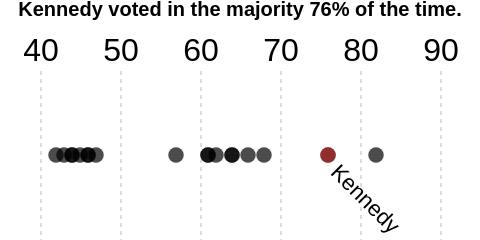

Write a Vega-Lite specification for this figure.
### Vega-Lite specification from a JSON file in a GitHub repository (floating-point values rounded to 4 significant figures)
{"$schema": "https://vega.github.io/schema/vega-lite/v3.json", "width": 240, "height": 120, "padding": 0, "autosize": "fit", "view": {"stroke": null}, "datasets": {"values": [{"justice": "Gorsuch", "percentage": 82, "_index_": 0}, {"justice": "Kennedy", "percentage": 76, "_index_": 1}, {"justice": "White", "percentage": 68, "_index_": 2}, {"justice": "O'Connor", "percentage": 66, "_index_": 3}, {"justice": "Roberts", "percentage": 64, "_index_": 4}, {"justice": "Rehnquist", "percentage": 64, "_index_": 5}, {"justice": "Thomas", "percentage": 62, "_index_": 6}, {"justice": "Scalia", "percentage": 61, "_index_": 7}, {"justice": "Alito", "percentage": 61, "_index_": 8}, {"justice": "Blackmun", "percentage": 57, "_index_": 9}, {"justice": "Souter", "percentage": 47, "_index_": 10}, {"justice": "Stevens", "percentage": 46, "_index_": 11}, {"justice": "Brennan", "percentage": 46, "_index_": 12}, {"justice": "Kagan", "percentage": 45, "_index_": 13}, {"justice": "Sotomayor", "percentage": 44, "_index_": 14}, {"justice": "Breyer", "percentage": 44, "_index_": 15}, {"justice": "Ginsburg", "percentage": 43, "_index_": 16}, {"justice": "Marshall", "percentage": 42, "_index_": 17}]}, "layer": [{"data": {"name": "values"}, "encoding": {"y": {"field": "justice", "type": "nominal", "sort": "-percentage", "axis": {"labelAlign": "left", "labelPadding": 50, "title": false, "ticks": false, "domain": false}}, "x": {"field": "percentage", "type": "quantitative", "axis": {"grid": true, "labels": true, "title": false, "domain": false, "ticks": false, "tickMinStep": 10, "gridDash": [2, 2], "labelFontSize": 16, "orient": "top"}, "scale": {"domain": [35, 95]}}, "fill": {"value": "#f0f0f0"}}, "layer": [{"mark": {"type": "bar"}, "transform": []}, {"mark": {"type": "bar"}, "transform": [{"filter": "((datum[\"_index_\"] != null) ? datum[\"_index_\"]==1:true)", "_customized": true}], "encoding": {"fill": {"value": "firebrick"}}}], "transform": [{"filter": "((datum[\"_index_\"] != null) ? datum[\"_index_\"]!=7:false)", "datum": {"justice": "Scalia", "percentage": 61, "_index_": 7}, "text": "Scalia", "marktype": "rect", "path": ["layer", "0", "layer", "0"]}, {"filter": "((datum[\"_index_\"] != null) ? datum[\"_index_\"]!=0:false)", "datum": {"justice": "Gorsuch", "percentage": 82, "_index_": 0}, "text": "Gorsuch", "marktype": "rect", "path": ["layer", "0", "layer", "0"]}, {"filter": "((datum[\"_index_\"] != null) ? datum[\"_index_\"]!=1:false)", "datum": {"justice": "Kennedy", "percentage": 76, "_index_": 1}, "text": "Kennedy", "marktype": "rect", "path": ["layer", "0", "layer", "0"]}, {"filter": "((datum[\"_index_\"] != null) ? datum[\"_index_\"]!=2:false)", "datum": {"justice": "White", "percentage": 68, "_index_": 2}, "text": "White", "marktype": "rect", "path": ["layer", "0", "layer", "0"]}, {"filter": "((datum[\"_index_\"] != null) ? datum[\"_index_\"]!=3:false)", "datum": {"justice": "O'Connor", "percentage": 66, "_index_": 3}, "text": "O'Connor", "marktype": "rect", "path": ["layer", "0", "layer", "0"]}, {"filter": "((datum[\"_index_\"] != null) ? datum[\"_index_\"]!=4:false)", "datum": {"justice": "Roberts", "percentage": 64, "_index_": 4}, "text": "Roberts", "marktype": "rect", "path": ["layer", "0", "layer", "0"]}, {"filter": "((datum[\"_index_\"] != null) ? datum[\"_index_\"]!=5:false)", "datum": {"justice": "Rehnquist", "percentage": 64, "_index_": 5}, "text": "Rehnquist", "marktype": "rect", "path": ["layer", "0", "layer", "0"]}, {"filter": "((datum[\"_index_\"] != null) ? datum[\"_index_\"]!=6:false)", "datum": {"justice": "Thomas", "percentage": 62, "_index_": 6}, "text": "Thomas", "marktype": "rect", "path": ["layer", "0", "layer", "0"]}, {"filter": "((datum[\"_index_\"] != null) ? datum[\"_index_\"]!=8:false)", "datum": {"justice": "Alito", "percentage": 61, "_index_": 8}, "text": "Alito", "marktype": "rect", "path": ["layer", "0", "layer", "0"]}, {"filter": "((datum[\"_index_\"] != null) ? datum[\"_index_\"]!=9:false)", "datum": {"justice": "Blackmun", "percentage": 57, "_index_": 9}, "text": "Blackmun", "marktype": "rect", "path": ["layer", "0", "layer", "0"]}, {"filter": "((datum[\"_index_\"] != null) ? datum[\"_index_\"]!=10:false)", "datum": {"justice": "Souter", "percentage": 47, "_index_": 10}, "text": "Souter", "marktype": "rect", "path": ["layer", "0", "layer", "0"]}, {"filter": "((datum[\"_index_\"] != null) ? datum[\"_index_\"]!=11:false)", "datum": {"justice": "Stevens", "percentage": 46, "_index_": 11}, "text": "Stevens", "marktype": "rect", "path": ["layer", "0", "layer", "0"]}, {"filter": "((datum[\"_index_\"] != null) ? datum[\"_index_\"]!=12:false)", "datum": {"justice": "Brennan", "percentage": 46, "_index_": 12}, "text": "Brennan", "marktype": "rect", "path": ["layer", "0", "layer", "0"]}, {"filter": "((datum[\"_index_\"] != null) ? datum[\"_index_\"]!=13:false)", "datum": {"justice": "Kagan", "percentage": 45, "_index_": 13}, "text": "Kagan", "marktype": "rect", "path": ["layer", "0", "layer", "0"]}, {"filter": "((datum[\"_index_\"] != null) ? datum[\"_index_\"]!=14:false)", "datum": {"justice": "Sotomayor", "percentage": 44, "_index_": 14}, "text": "Sotomayor", "marktype": "rect", "path": ["layer", "0", "layer", "0"]}, {"filter": "((datum[\"_index_\"] != null) ? datum[\"_index_\"]!=15:false)", "datum": {"justice": "Breyer", "percentage": 44, "_index_": 15}, "text": "Breyer", "marktype": "rect", "path": ["layer", "0", "layer", "0"]}, {"filter": "((datum[\"_index_\"] != null) ? datum[\"_index_\"]!=16:false)", "datum": {"justice": "Ginsburg", "percentage": 43, "_index_": 16}, "text": "Ginsburg", "marktype": "rect", "path": ["layer", "0", "layer", "0"]}, {"filter": "((datum[\"_index_\"] != null) ? datum[\"_index_\"]!=17:false)", "datum": {"justice": "Marshall", "percentage": 42, "_index_": 17}, "text": "Marshall", "marktype": "rect", "path": ["layer", "0", "layer", "0"]}]}, {"data": {"name": "values"}, "encoding": {"x": {"field": "percentage", "type": "quantitative", "axis": {"grid": false, "labels": false, "title": false, "domain": false, "ticks": false}}, "text": {"field": "percentage", "type": "quantitative"}, "fill": {"value": "black"}, "size": {"value": 60}}, "layer": [{"mark": {"type": "circle", "align": "right", "dx": -7, "dy": 0}, "transform": []}, {"mark": {"type": "circle", "align": "right", "dx": -7, "dy": 0}, "transform": [{"filter": "((datum[\"_index_\"] != null) ? datum[\"_index_\"]==1:true)", "_customized": true}], "encoding": {"fill": {"value": "firebrick"}}}]}, {"data": {"name": "_data_7_split", "values": [{"name": "default", "text": "Kennedy voted in the majority 76% of the time.", "_line": 0, "_index": 0}]}, "encoding": {"text": {"field": "text", "type": "nominal"}, "y": {"value": 0}}, "layer": [{"mark": {"type": "text", "fontWeight": "bold", "wrap": 36, "fontSize": 10, "dx": 0, "dy": 0}, "layer": [{"mark": {"type": "text", "fontWeight": "bold", "wrap": 36, "fontSize": 10, "dx": 0, "dy": -30}, "transform": [{"filter": "datum._index == 0"}]}]}]}, {"layer": []}, {"data": {"name": "values"}, "encoding": {"text": {"field": "justice", "type": "nominal"}, "x": {"field": "percentage", "type": "quantitative"}}, "layer": [{"mark": {"type": "text", "align": "left", "angle": 45, "dx": 7, "dy": 3}, "transform": [{"filter": "((datum[\"_index_\"] != null) ? datum[\"_index_\"]!=5:false)", "_customized": true}, {"filter": "((datum[\"_index_\"] != null) ? datum[\"_index_\"]!=8:false)", "_customized": true}, {"filter": "((datum[\"_index_\"] != null) ? datum[\"_index_\"]!=11:false)", "_customized": true}, {"filter": "((datum[\"_index_\"] != null) ? datum[\"_index_\"]!=15:false)", "_customized": true}, {"filter": "((datum[\"_index_\"] != null) ? datum[\"_index_\"]!=4:false)", "_customized": true}, {"filter": "((datum[\"_index_\"] != null) ? datum[\"_index_\"]!=7:false)", "_customized": true}, {"filter": "((datum[\"_index_\"] != null) ? datum[\"_index_\"]!=14:false)", "_customized": true}, {"filter": "((datum[\"_index_\"] != null) ? datum[\"_index_\"]!=12:false)", "_customized": true}]}, {"mark": {"type": "text", "align": "left", "angle": 45, "dx": 50, "dy": 3}, "transform": [{"filter": "((datum[\"_index_\"] != null) ? datum[\"_index_\"]==5:true)", "_customized": true}]}, {"mark": {"type": "text", "align": "left", "angle": 45, "dx": 45, "dy": 3}, "transform": [{"filter": "((datum[\"_index_\"] != null) ? datum[\"_index_\"]==8:true)", "_customized": true}]}, {"mark": {"type": "text", "align": "left", "angle": 45, "dx": 55, "dy": 3}, "transform": [{"filter": "((datum[\"_index_\"] != null) ? datum[\"_index_\"]==11:true)", "_customized": true}]}, {"mark": {"type": "text", "align": "left", "angle": 45, "dx": 65, "dy": 3}, "transform": [{"filter": "((datum[\"_index_\"] != null) ? datum[\"_index_\"]==15:true)", "_customized": true}]}, {"mark": {"type": "text", "align": "left", "angle": 45, "dx": 7, "dy": 3}, "transform": [{"filter": "((datum[\"_index_\"] != null) ? datum[\"_index_\"]==4:true)", "_customized": true}], "encoding": {"text": {"field": "datumjustice", "_label": "=datum.justice + ','"}}}, {"mark": {"type": "text", "align": "left", "angle": 45, "dx": 7, "dy": 3}, "transform": [{"filter": "((datum[\"_index_\"] != null) ? datum[\"_index_\"]==7:true)", "_customized": true}], "encoding": {"text": {"field": "datumjustice", "_label": "=datum.justice + ','"}}}, {"mark": {"type": "text", "align": "left", "angle": 45, "dx": 7, "dy": 3}, "transform": [{"filter": "((datum[\"_index_\"] != null) ? datum[\"_index_\"]==14:true)", "_customized": true}], "encoding": {"text": {"field": "datumjustice", "_label": "=datum.justice + ','"}}}, {"mark": {"type": "text", "align": "left", "angle": 45, "dx": 7, "dy": 3}, "transform": [{"filter": "((datum[\"_index_\"] != null) ? datum[\"_index_\"]==12:true)", "_customized": true}], "encoding": {"text": {"field": "datumjustice", "_label": "=datum.justice + ','"}}}, {"mark": {"type": "text", "align": "left", "angle": 45, "dx": 7, "dy": 3}, "transform": [{"filter": "((datum[\"_index_\"] != null) ? datum[\"_index_\"]==0: true)", "_customized": true}]}, {"mark": {"type": "text", "align": "left", "angle": 45, "dx": 7, "dy": 3}, "transform": [{"filter": "((datum[\"_index_\"] != null) ? datum[\"_index_\"]==0: true)", "_customized": true}]}, {"mark": {"type": "text", "align": "left", "angle": 45, "dx": 7, "dy": 3}, "transform": [{"filter": "((datum[\"_index_\"] != null) ? datum[\"_index_\"]==2: true)", "_customized": true}]}, {"mark": {"type": "text", "align": "left", "angle": 45, "dx": 7, "dy": 3}, "transform": [{"filter": "((datum[\"_index_\"] != null) ? datum[\"_index_\"]==2: true)", "_customized": true}]}, {"mark": {"type": "text", "align": "left", "angle": 45, "dx": 7, "dy": 3}, "transform": [{"filter": "((datum[\"_index_\"] != null) ? datum[\"_index_\"]==3: true)", "_customized": true}]}, {"mark": {"type": "text", "align": "left", "angle": 45, "dx": 7, "dy": 3}, "transform": [{"filter": "((datum[\"_index_\"] != null) ? datum[\"_index_\"]==3: true)", "_customized": true}]}, {"mark": {"type": "text", "align": "left", "angle": 45, "dx": 7, "dy": 3}, "transform": [{"filter": "((datum[\"_index_\"] != null) ? datum[\"_index_\"]==6: true)", "_customized": true}]}, {"mark": {"type": "text", "align": "left", "angle": 45, "dx": 7, "dy": 3}, "transform": [{"filter": "((datum[\"_index_\"] != null) ? datum[\"_index_\"]==6: true)", "_customized": true}]}, {"mark": {"type": "text", "align": "left", "angle": 45, "dx": 7, "dy": 3}, "transform": [{"filter": "((datum[\"_index_\"] != null) ? datum[\"_index_\"]==9: true)", "_customized": true}]}, {"mark": {"type": "text", "align": "left", "angle": 45, "dx": 7, "dy": 3}, "transform": [{"filter": "((datum[\"_index_\"] != null) ? datum[\"_index_\"]==9: true)", "_customized": true}]}, {"mark": {"type": "text", "align": "left", "angle": 45, "dx": 7, "dy": 3}, "transform": [{"filter": "((datum[\"_index_\"] != null) ? datum[\"_index_\"]==10: true)", "_customized": true}]}, {"mark": {"type": "text", "align": "left", "angle": 45, "dx": 7, "dy": 3}, "transform": [{"filter": "((datum[\"_index_\"] != null) ? datum[\"_index_\"]==10: true)", "_customized": true}]}, {"mark": {"type": "text", "align": "left", "angle": 45, "dx": 7, "dy": 3}, "transform": [{"filter": "((datum[\"_index_\"] != null) ? datum[\"_index_\"]==13: true)", "_customized": true}]}, {"mark": {"type": "text", "align": "left", "angle": 45, "dx": 7, "dy": 3}, "transform": [{"filter": "((datum[\"_index_\"] != null) ? datum[\"_index_\"]==13: true)", "_customized": true}]}, {"mark": {"type": "text", "align": "left", "angle": 45, "dx": 7, "dy": 3}, "transform": [{"filter": "((datum[\"_index_\"] != null) ? datum[\"_index_\"]==16: true)", "_customized": true}]}, {"mark": {"type": "text", "align": "left", "angle": 45, "dx": 7, "dy": 3}, "transform": [{"filter": "((datum[\"_index_\"] != null) ? datum[\"_index_\"]==16: true)", "_customized": true}]}, {"mark": {"type": "text", "align": "left", "angle": 45, "dx": 7, "dy": 3}, "transform": [{"filter": "((datum[\"_index_\"] != null) ? datum[\"_index_\"]==17: true)", "_customized": true}]}, {"mark": {"type": "text", "align": "left", "angle": 45, "dx": 7, "dy": 3}, "transform": [{"filter": "((datum[\"_index_\"] != null) ? datum[\"_index_\"]==17: true)", "_customized": true}]}], "transform": [{"calculate": "datum.justice + ','", "as": "datumjustice"}, {"calculate": "datum.justice + ','", "as": "datumjustice"}, {"calculate": "datum.justice + ','", "as": "datumjustice"}, {"calculate": "datum.justice + ','", "as": "datumjustice"}, {"filter": "((datum[\"_index_\"] != null) ? datum[\"_index_\"]!=0: false)", "datum": {"justice": "Gorsuch", "percentage": 82, "_index_": 0, "datumjustice": "Gorsuch,"}, "text": "Gorsuch", "marktype": "text", "path": ["layer", "4", "layer", "0"]}, {"filter": "((datum[\"_index_\"] != null) ? datum[\"_index_\"]!=2: false)", "datum": {"justice": "White", "percentage": 68, "_index_": 2, "datumjustice": "White,"}, "text": "White", "marktype": "text", "path": ["layer", "4", "layer", "0"]}, {"filter": "((datum[\"_index_\"] != null) ? datum[\"_index_\"]!=3: false)", "datum": {"justice": "O'Connor", "percentage": 66, "_index_": 3, "datumjustice": "O'Connor,"}, "text": "O'Connor", "marktype": "text", "path": ["layer", "4", "layer", "0"]}, {"filter": "((datum[\"_index_\"] != null) ? datum[\"_index_\"]!=6: false)", "datum": {"justice": "Thomas", "percentage": 62, "_index_": 6, "datumjustice": "Thomas,"}, "text": "Thomas", "marktype": "text", "path": ["layer", "4", "layer", "0"]}, {"filter": "((datum[\"_index_\"] != null) ? datum[\"_index_\"]!=9: false)", "datum": {"justice": "Blackmun", "percentage": 57, "_index_": 9, "datumjustice": "Blackmun,"}, "text": "Blackmun", "marktype": "text", "path": ["layer", "4", "layer", "0"]}, {"filter": "((datum[\"_index_\"] != null) ? datum[\"_index_\"]!=10: false)", "datum": {"justice": "Souter", "percentage": 47, "_index_": 10, "datumjustice": "Souter,"}, "text": "Souter", "marktype": "text", "path": ["layer", "4", "layer", "0"]}, {"filter": "((datum[\"_index_\"] != null) ? datum[\"_index_\"]!=13: false)", "datum": {"justice": "Kagan", "percentage": 45, "_index_": 13, "datumjustice": "Kagan,"}, "text": "Kagan", "marktype": "text", "path": ["layer", "4", "layer", "0"]}, {"filter": "((datum[\"_index_\"] != null) ? datum[\"_index_\"]!=16: false)", "datum": {"justice": "Ginsburg", "percentage": 43, "_index_": 16, "datumjustice": "Ginsburg,"}, "text": "Ginsburg", "marktype": "text", "path": ["layer", "4", "layer", "0"]}, {"filter": "((datum[\"_index_\"] != null) ? datum[\"_index_\"]!=17: false)", "datum": {"justice": "Marshall", "percentage": 42, "_index_": 17, "datumjustice": "Marshall,"}, "text": "Marshall", "marktype": "text", "path": ["layer", "4", "layer", "0"]}, {"filter": "((datum[\"_index_\"] != null) ? datum[\"_index_\"]!=5: false)", "datum": {"justice": "Rehnquist", "percentage": 64, "_index_": 5, "datumjustice": "Rehnquist,"}, "text": "Rehnquist", "marktype": "text", "path": ["layer", "4", "layer", "1"]}, {"filter": "((datum[\"_index_\"] != null) ? datum[\"_index_\"]!=8: false)", "datum": {"justice": "Alito", "percentage": 61, "_index_": 8, "datumjustice": "Alito,"}, "text": "Alito", "marktype": "text", "path": ["layer", "4", "layer", "2"]}, {"filter": "((datum[\"_index_\"] != null) ? datum[\"_index_\"]!=11: false)", "datum": {"justice": "Stevens", "percentage": 46, "_index_": 11, "datumjustice": "Stevens,"}, "text": "Stevens", "marktype": "text", "path": ["layer", "4", "layer", "3"]}, {"filter": "((datum[\"_index_\"] != null) ? datum[\"_index_\"]!=15: false)", "datum": {"justice": "Breyer", "percentage": 44, "_index_": 15, "datumjustice": "Breyer,"}, "text": "Breyer", "marktype": "text", "path": ["layer", "4", "layer", "4"]}, {"filter": "((datum[\"_index_\"] != null) ? datum[\"_index_\"]!=4: false)", "datum": {"justice": "Roberts", "percentage": 64, "_index_": 4, "datumjustice": "Roberts,"}, "text": "Roberts,", "marktype": "text", "path": ["layer", "4", "layer", "5"]}, {"filter": "((datum[\"_index_\"] != null) ? datum[\"_index_\"]!=7: false)", "datum": {"justice": "Scalia", "percentage": 61, "_index_": 7, "datumjustice": "Scalia,"}, "text": "Scalia,", "marktype": "text", "path": ["layer", "4", "layer", "6"]}, {"filter": "((datum[\"_index_\"] != null) ? datum[\"_index_\"]!=14: false)", "datum": {"justice": "Sotomayor", "percentage": 44, "_index_": 14, "datumjustice": "Sotomayor,"}, "text": "Sotomayor,", "marktype": "text", "path": ["layer", "4", "layer", "7"]}, {"filter": "((datum[\"_index_\"] != null) ? datum[\"_index_\"]!=12: false)", "datum": {"justice": "Brennan", "percentage": 46, "_index_": 12, "datumjustice": "Brennan,"}, "text": "Brennan,", "marktype": "text", "path": ["layer", "4", "layer", "8"]}]}]}
